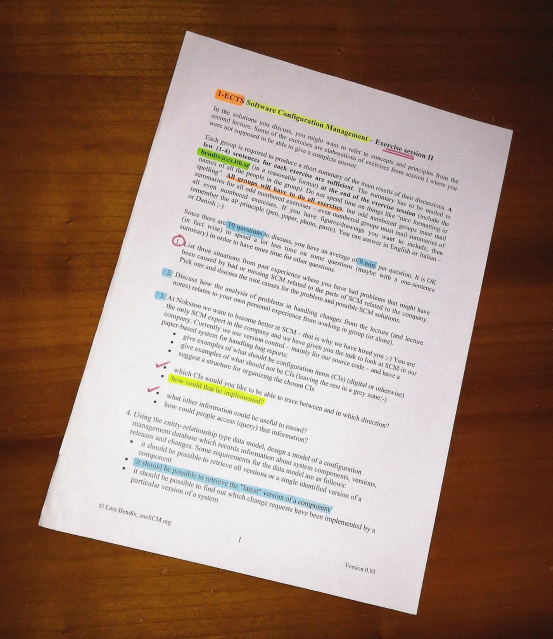
//> input picture Resources/paper3.jpg, 1105 x 1278 px (shown at 1/2 size)
$ ./DocumentScanner   (built with g++ and OpenCV 4)
//> lines starting //> are read from the running program, lines starting //| are printed output that depends on the picture; after the words box and inside, x2 and y2 are one past the last pixel; in counts of white or black regions, pixels touching at a corner belong together
#include <opencv2/imgcodecs.hpp>
#include <opencv2/highgui.hpp>
#include <opencv2/imgproc.hpp>
#include <iostream>
#include <ctime>

using namespace cv;
using namespace std;

/////////////// Project 2 – Document Scanner //////////////////////

Mat imgOriginal, imgGray, imgBlur, imgCanny, imgThre, imgDil, imgErode, imgWarp, imgCrop;
vector<Point> initialPoints, docPoints;
float w = 420, h = 596;

Mat preProcessing(Mat img)
{
	cvtColor(img, imgGray, COLOR_BGR2GRAY);
	GaussianBlur(imgGray, imgBlur, Size(3, 3), 3, 0);
	Canny(imgBlur, imgCanny, 25, 75);
	Mat kernel = getStructuringElement(MORPH_RECT, Size(3, 3));
	dilate(imgCanny, imgDil, kernel);
	//erode(imgDil, imgErode, kernel);
	return imgDil;
}

vector<Point> getContours(Mat image) {

	vector<vector<Point>> contours;
	vector<Vec4i> hierarchy;

	findContours(image, contours, hierarchy, RETR_EXTERNAL, CHAIN_APPROX_SIMPLE);
	//drawContours(img, contours, -1, Scalar(255, 0, 255), 2);
	vector<vector<Point>> conPoly(contours.size());
	vector<Rect> boundRect(contours.size());

	vector<Point> biggest;
	int maxArea = 0;

	for (int i = 0; i < contours.size(); i++)
	{
		int area = contourArea(contours[i]);
		//cout << area << endl;

		string objectType;

		if (area > 1000)
		{
			float peri = arcLength(contours[i], true);
			approxPolyDP(contours[i], conPoly[i], 0.02 * peri, true);

			if (area > maxArea && conPoly[i].size() == 4) {

				//drawContours(imgOriginal, conPoly, i, Scalar(255, 0, 255), 5);
				biggest = { conPoly[i][0],conPoly[i][1] ,conPoly[i][2] ,conPoly[i][3] };
				maxArea = area;
			}
			//drawContours(imgOriginal, conPoly, i, Scalar(255, 0, 255), 2);
			//rectangle(imgOriginal, boundRect[i].tl(), boundRect[i].br(), Scalar(0, 255, 0), 5);
		}
	}
	return biggest;
}

void drawPoints(vector<Point> points, Scalar color)
{
	for (int i = 0; i < points.size(); i++)
	{
		circle(imgOriginal, points[i], 10, color, FILLED);
		putText(imgOriginal, to_string(i), points[i], FONT_HERSHEY_PLAIN, 4, color, 4);
	}
}

vector<Point> reorder(vector<Point> points)
{
	vector<Point> newPoints;
	vector<int> sumPoints, subPoints;

	for (int i = 0; i < 4; i++)
	{
		sumPoints.push_back(points[i].x + points[i].y);
		subPoints.push_back(points[i].x - points[i].y);
	}

	newPoints.push_back(points[min_element(sumPoints.begin(), sumPoints.end()) - sumPoints.begin()]); // 0
	newPoints.push_back(points[max_element(subPoints.begin(), subPoints.end()) - subPoints.begin()]); //1
	newPoints.push_back(points[min_element(subPoints.begin(), subPoints.end()) - subPoints.begin()]); //2
	newPoints.push_back(points[max_element(sumPoints.begin(), sumPoints.end()) - sumPoints.begin()]); //3

	return newPoints;
}

Mat getWarp(Mat img, vector<Point> points, float w, float h)
{
	Point2f src[4] = { points[0],points[1],points[2],points[3] };
	Point2f dst[4] = { {0.0f,0.0f},{w,0.0f},{0.0f,h},{w,h} };

	Mat matrix = getPerspectiveTransform(src, dst);
	warpPerspective(img, imgWarp, matrix, Point(w, h));

	return imgWarp;
}

void main() {

	string path = "Resources/paper3.jpg";
	imgOriginal = imread(path);
//> imgOriginal is the input picture: 1278 rows x 1105 cols, CV_8UC3; mean B, G, R 117.1, 129.2, 154.4
	//resize(imgOriginal, imgOriginal, Size(), 0.5, 0.5);

	// Preprpcessing – Step 1
	imgThre = preProcessing(imgOriginal);
//> in preProcessing, `cvtColor(img, imgGray, COLOR_BGR2GRAY);`:
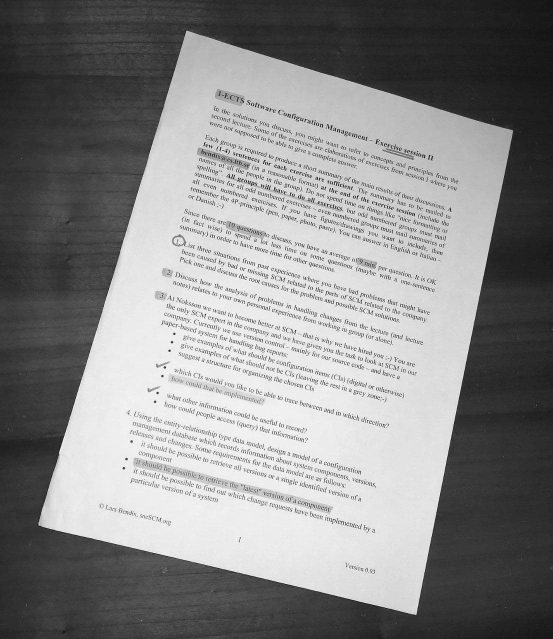
//> imgGray: 1278 rows x 1105 cols, CV_8UC1 (shown at 1/2 size); min 0, max 255, mean 135.4
//> in preProcessing, `Canny(imgBlur, imgCanny, 25, 75);`:
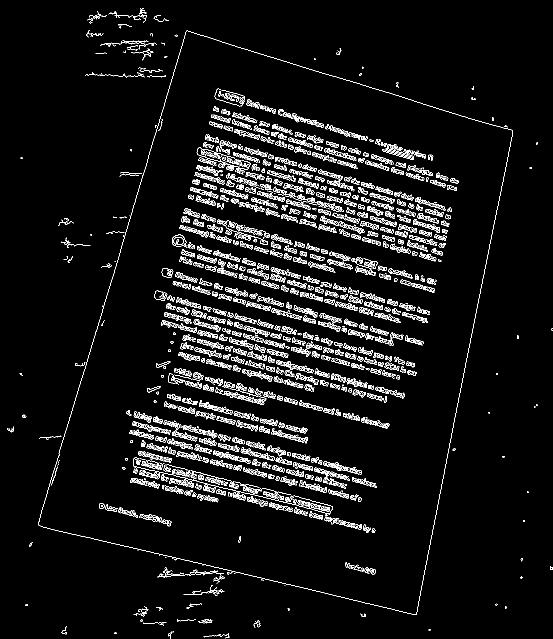
//> imgCanny: 1278 rows x 1105 cols, CV_8UC1 (shown at 1/2 size); 5.3% white in thin lines or dots
//> in preProcessing, `dilate(imgCanny, imgDil, kernel);`:
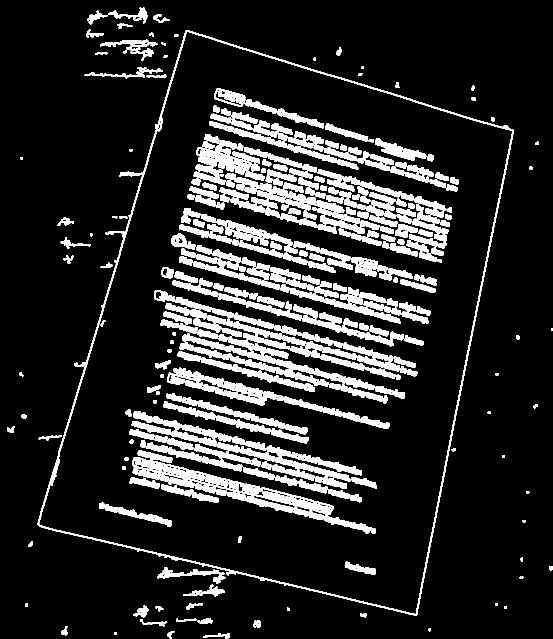
//> imgDil: 1278 rows x 1105 cols, CV_8UC1 (shown at 1/2 size); 14.9% white; 375 white regions (1 under 20 px)

	// Get Contours – Biggest – Step 2
	initialPoints = getContours(imgThre);
//> in getContours, `findContours(image, contours, hierarchy, RETR_EXTERNAL, CHAIN_APPROX_S..`: contours = 72 contours, 8 with area under 20; largest, box (x1, y1, x2, y2) and area: (75, 60, 1027, 1231) 740450, (314, 1134, 451, 1168) 1132, (200, 79, 315, 102) 906, (216, 15, 295, 47) 598, (366, 1169, 450, 1193) 572
//> in getContours, `vector<vector<Point>> conPoly(contours.size());`: conPoly = 72 empty contours
//> the loop in getContours, `for (int i = 0; i < contours.size(); i++)` made 72 passes
//> (area, peri, maxArea) on pass 67: (740450, 4083.9, 740450)
//> (area, peri) on pass 20: (1132, 448.6)
//> after the loop in getContours, `for (int i = 0; i < contours.size(); i++)`: maxArea = 740450
//> initialPoints = 4 Points (x, y): [372, 60], [75, 1049], [833, 1230], [1026, 259]
	//drawPoints(initialPoints, Scalar(0, 0, 255));
	docPoints = reorder(initialPoints);
//> in reorder, `newPoints.push_back(points[min_element(sumPoints.begin(), sumPoints.en..`: newPoints = 1 Point (x, y): [372, 60]
//> in reorder, `newPoints.push_back(points[max_element(subPoints.begin(), subPoints.en..`: newPoints = 2 Points (x, y): [372, 60], [1026, 259]
//> in reorder, `newPoints.push_back(points[min_element(subPoints.begin(), subPoints.en..`: newPoints = 3 Points (x, y): [372, 60], [1026, 259], [75, 1049]
//> in reorder, `newPoints.push_back(points[max_element(sumPoints.begin(), sumPoints.en..`: newPoints = 4 Points (x, y): [372, 60], [1026, 259], [75, 1049], [833, 1230]
//> docPoints has the same summary as newPoints in reorder
	//drawPoints(docPoints, Scalar(0, 255, 0));

	// Warp – Step 3
	imgWarp = getWarp(imgOriginal, docPoints, w, h);
//> in getWarp, `Point2f src[4] = { points[0],points[1],points[2],points[3] };`: src has the same summary as newPoints in reorder
//> in getWarp, `Mat matrix = getPerspectiveTransform(src, dst);`: matrix = [[0.549, 0.165, -214], [-0.187, 0.614, 32.67], [-9.47e-05, 0.000114, 1]]
//> in getWarp, `warpPerspective(img, imgWarp, matrix, Point(w, h));`:
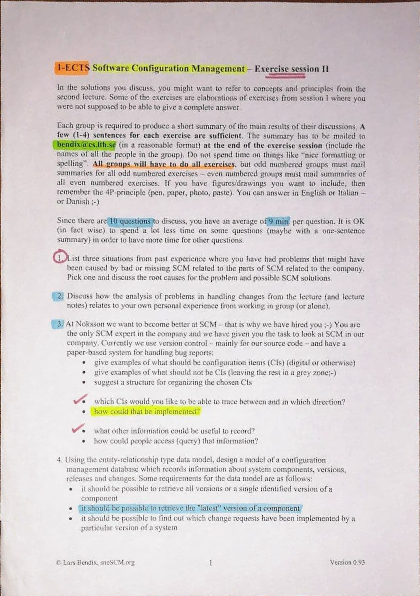
//> imgWarp: 596 rows x 420 cols, CV_8UC3; mean B, G, R 207.9, 207.2, 213.3

	//Crop – Step 4
	int cropVal = 5;
	Rect roi(cropVal, cropVal, w - (2 * cropVal), h - (2 * cropVal));
//> roi = Rect(5, 5, 410, 586)
	imgCrop = imgWarp(roi);
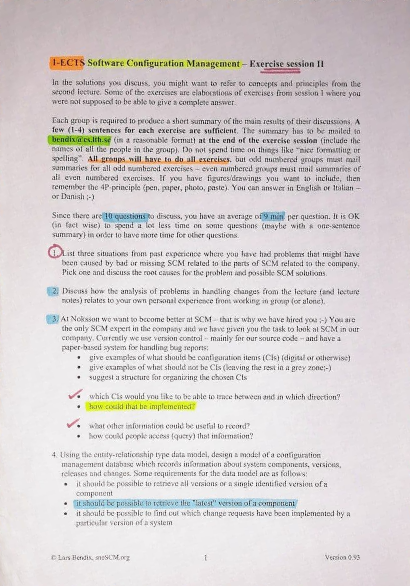
//> imgCrop: 586 rows x 410 cols, CV_8UC3; mean B, G, R 209.1, 208.3, 214.1

	//make image black and white
	cvtColor(imgCrop, imgGray, COLOR_BGR2GRAY);
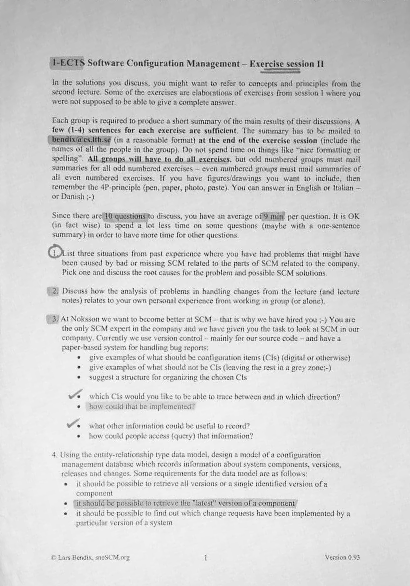
//> imgGray: 586 rows x 410 cols, CV_8UC1; min 6, max 255, mean 210.2

	imshow("Image", imgOriginal);
	//imshow(“Image Dilation”, imgThre);
	//imshow(“Image Warp”, imgWarp);
	//imshow("Image Crop", imgCrop);
	imshow("Image Grey", imgGray);

	time_t seconds;
	time(&seconds);

	//save the scanned image into the directory (named with a timestamp)
	imwrite("Resources/DocumentScans/" + to_string(seconds) + ".png", imgGray);

	waitKey(0);

}

$ run again, with Resources/cards.jpg copied over Resources/paper3.jpg
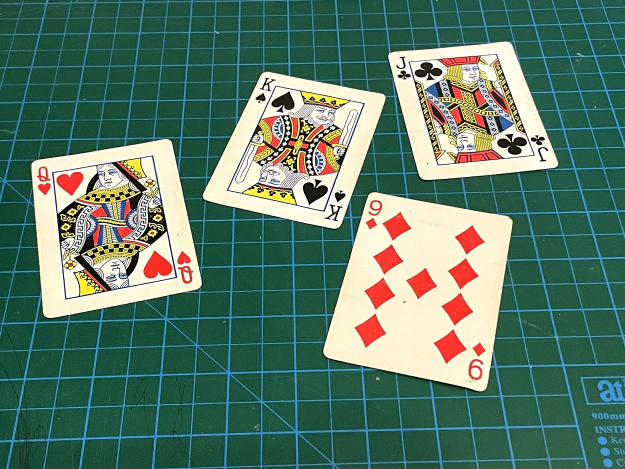
//> input picture Resources/cards.jpg, 1250 x 938 px (shown at 1/2 size)
//> imgOriginal is the input picture: 938 rows x 1250 cols, CV_8UC3; mean B, G, R 104.7, 121.3, 89.3
//> in preProcessing, `Canny(imgBlur, imgCanny, 25, 75);`:
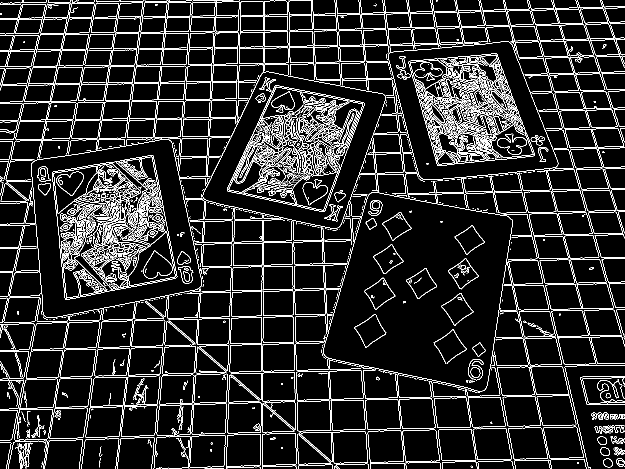
//> imgCanny: 938 rows x 1250 cols, CV_8UC1 (shown at 1/2 size); 9.6% white in thin lines or dots
//> imgDil: 938 rows x 1250 cols, CV_8UC1; 29.1% white; 80 white regions (1 under 20 px)
//> contours = 20 contours, 3 with area under 20; largest, box (x1, y1, x2, y2) and area: (0, 0, 1250, 938) 1076906, (1160, 751, 1250, 811) 3678, (1182, 824, 1250, 841) 836, (1188, 850, 1250, 868) 804, (1205, 916, 1227, 936) 330
//> conPoly = 20 empty contours
//> the loop in getContours, `for (int i = 0; i < contours.size(); i++)` made 20 passes
//> (area, peri, biggest, maxArea) on pass 20: (1076906, 9218, 4 Points (x, y): [0, 5], [11, 937], [1182, 937], [1249, 11], 1076906)
//> after the loop in getContours, `for (int i = 0; i < contours.size(); i++)`: maxArea = 1076906
//> initialPoints = 4 Points (x, y): [0, 5], [11, 937], [1182, 937], [1249, 11]
//> in reorder, `newPoints.push_back(points[min_element(sumPoints.begin(), sumPoints.en..`: newPoints = 1 Point (x, y): [0, 5]
//> in reorder, `newPoints.push_back(points[max_element(subPoints.begin(), subPoints.en..`: newPoints = 2 Points (x, y): [0, 5], [1249, 11]
//> in reorder, `newPoints.push_back(points[min_element(subPoints.begin(), subPoints.en..`: newPoints = 3 Points (x, y): [0, 5], [1249, 11], [11, 937]
//> in reorder, `newPoints.push_back(points[max_element(sumPoints.begin(), sumPoints.en..`: newPoints = 4 Points (x, y): [0, 5], [1249, 11], [11, 937], [1182, 937]
//> docPoints has the same summary as newPoints in reorder
//> src has the same summary as newPoints in reorder
//> matrix = [[0.334, -0.00394, 0.0197], [-0.00288, 0.599, -3], [-4.83e-06, -6.73e-05, 1]]
//> roi = Rect(5, 5, 410, 586)
//> `cvtColor(imgCrop, imgGray, COLOR_BGR2GRAY);`:
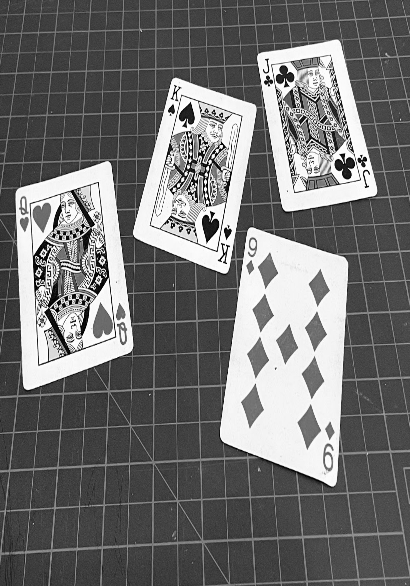
//> imgGray: 586 rows x 410 cols, CV_8UC1; min 0, max 255, mean 112.5
